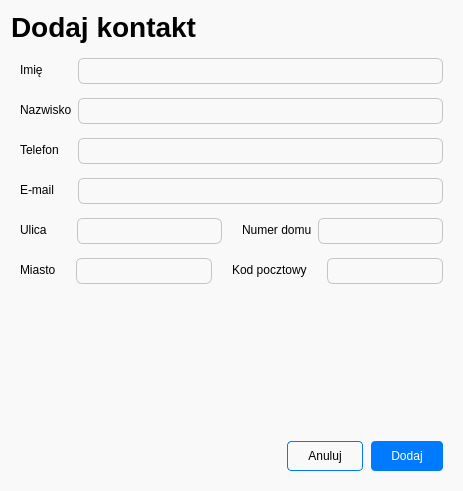
<?xml version="1.0" encoding="UTF-8"?>
<ui version="4.0">
 <class>CreateContact</class>
 <widget class="QDialog" name="CreateContact">
  <property name="geometry">
   <rect>
    <x>0</x>
    <y>0</y>
    <width>463</width>
    <height>491</height>
   </rect>
  </property>
  <property name="windowTitle">
   <string>Dodaj kontakt</string>
  </property>
  <property name="styleSheet">
   <string notr="true">* {
	border: none;
	background-color: white;
	padding: 0;
	margin: 0;
	color: black;
}

#title {
	font-size: 28px;
	font-weight: bold;
}

QLineEdit{
	border: 1px solid #C4C4C4;
	background-color: transparent;
	border-radius: 6px;
	padding: 4px;
}

QLineEdit:focus {
	border-color: #1C2028;
}

QWidget {
	background-color: #F9F9F9;
}

QPushButton {
	background-color: #007BFF; 
	color: white;
	padding: 8px 20px;
	border-radius: 4px;
	text-align: center;
	text-decoration: none;
}

QPushButton:hover {
	background-color: #42A5F5;
}

#btnCancel {
	background: transparent;
	color: black;
	border: 1px solid #007BFF;
	text-decoration: none;
	padding-top: 7px;
	padding-bottom: 7px;
}

#btnCancel:hover {
	background-color: #F5F5F5;
}</string>
  </property>
  <layout class="QVBoxLayout" name="verticalLayout">
   <item>
    <widget class="QLabel" name="title">
     <property name="font">
      <font>
       <pointsize>-1</pointsize>
       <bold>true</bold>
      </font>
     </property>
     <property name="text">
      <string>Dodaj kontakt</string>
     </property>
    </widget>
   </item>
   <item>
    <widget class="QWidget" name="main" native="true">
     <layout class="QFormLayout" name="formLayout_5">
      <property name="verticalSpacing">
       <number>14</number>
      </property>
      <item row="0" column="0">
       <widget class="QLabel" name="label_2">
        <property name="text">
         <string>Imię</string>
        </property>
       </widget>
      </item>
      <item row="0" column="1">
       <widget class="QLineEdit" name="inputFirstName"/>
      </item>
      <item row="1" column="0">
       <widget class="QLabel" name="label_3">
        <property name="text">
         <string>Nazwisko</string>
        </property>
       </widget>
      </item>
      <item row="1" column="1">
       <widget class="QLineEdit" name="inputLastName"/>
      </item>
      <item row="2" column="0">
       <widget class="QLabel" name="label_5">
        <property name="text">
         <string>Telefon</string>
        </property>
       </widget>
      </item>
      <item row="2" column="1">
       <widget class="QLineEdit" name="inputPhone"/>
      </item>
      <item row="3" column="0">
       <widget class="QLabel" name="label_6">
        <property name="text">
         <string>E-mail</string>
        </property>
       </widget>
      </item>
      <item row="3" column="1">
       <widget class="QLineEdit" name="inputEmail"/>
      </item>
      <item row="4" column="0" colspan="2">
       <layout class="QHBoxLayout" name="horizontalLayout_3">
        <property name="spacing">
         <number>20</number>
        </property>
        <item>
         <layout class="QFormLayout" name="formLayout_3">
          <property name="horizontalSpacing">
           <number>30</number>
          </property>
          <property name="verticalSpacing">
           <number>6</number>
          </property>
          <item row="0" column="1">
           <widget class="QLineEdit" name="inputAddressStreet"/>
          </item>
          <item row="0" column="0">
           <widget class="QLabel" name="label">
            <property name="text">
             <string>Ulica</string>
            </property>
           </widget>
          </item>
         </layout>
        </item>
        <item>
         <layout class="QFormLayout" name="formLayout">
          <property name="horizontalSpacing">
           <number>6</number>
          </property>
          <item row="0" column="1">
           <widget class="QLineEdit" name="inputAddressNumber"/>
          </item>
          <item row="0" column="0">
           <widget class="QLabel" name="label_4">
            <property name="text">
             <string>Numer domu</string>
            </property>
           </widget>
          </item>
         </layout>
        </item>
       </layout>
      </item>
      <item row="5" column="0" colspan="2">
       <layout class="QHBoxLayout" name="horizontalLayout_2">
        <property name="spacing">
         <number>20</number>
        </property>
        <item>
         <layout class="QFormLayout" name="formLayout_4">
          <property name="horizontalSpacing">
           <number>20</number>
          </property>
          <item row="0" column="1">
           <widget class="QLineEdit" name="inputAddressCity"/>
          </item>
          <item row="0" column="0">
           <widget class="QLabel" name="label_8">
            <property name="text">
             <string>Miasto</string>
            </property>
           </widget>
          </item>
         </layout>
        </item>
        <item>
         <layout class="QFormLayout" name="formLayout_2">
          <item row="0" column="0">
           <widget class="QLabel" name="label_7">
            <property name="text">
             <string>Kod pocztowy</string>
            </property>
           </widget>
          </item>
          <item row="0" column="1">
           <widget class="QLineEdit" name="inputAddressPostalCode"/>
          </item>
         </layout>
        </item>
       </layout>
      </item>
     </layout>
    </widget>
   </item>
   <item>
    <spacer name="verticalSpacer">
     <property name="orientation">
      <enum>Qt::Orientation::Vertical</enum>
     </property>
     <property name="sizeHint" stdset="0">
      <size>
       <width>20</width>
       <height>40</height>
      </size>
     </property>
    </spacer>
   </item>
   <item>
    <widget class="QGroupBox" name="footer">
     <layout class="QHBoxLayout" name="horizontalLayout">
      <property name="spacing">
       <number>8</number>
      </property>
      <item>
       <spacer name="horizontalSpacer">
        <property name="orientation">
         <enum>Qt::Orientation::Horizontal</enum>
        </property>
        <property name="sizeHint" stdset="0">
         <size>
          <width>40</width>
          <height>20</height>
         </size>
        </property>
       </spacer>
      </item>
      <item>
       <widget class="QPushButton" name="btnCancel">
        <property name="text">
         <string>Anuluj</string>
        </property>
       </widget>
      </item>
      <item>
       <widget class="QPushButton" name="btnCreate">
        <property name="text">
         <string>Dodaj</string>
        </property>
       </widget>
      </item>
     </layout>
    </widget>
   </item>
  </layout>
 </widget>
 <resources/>
 <connections/>
</ui>
